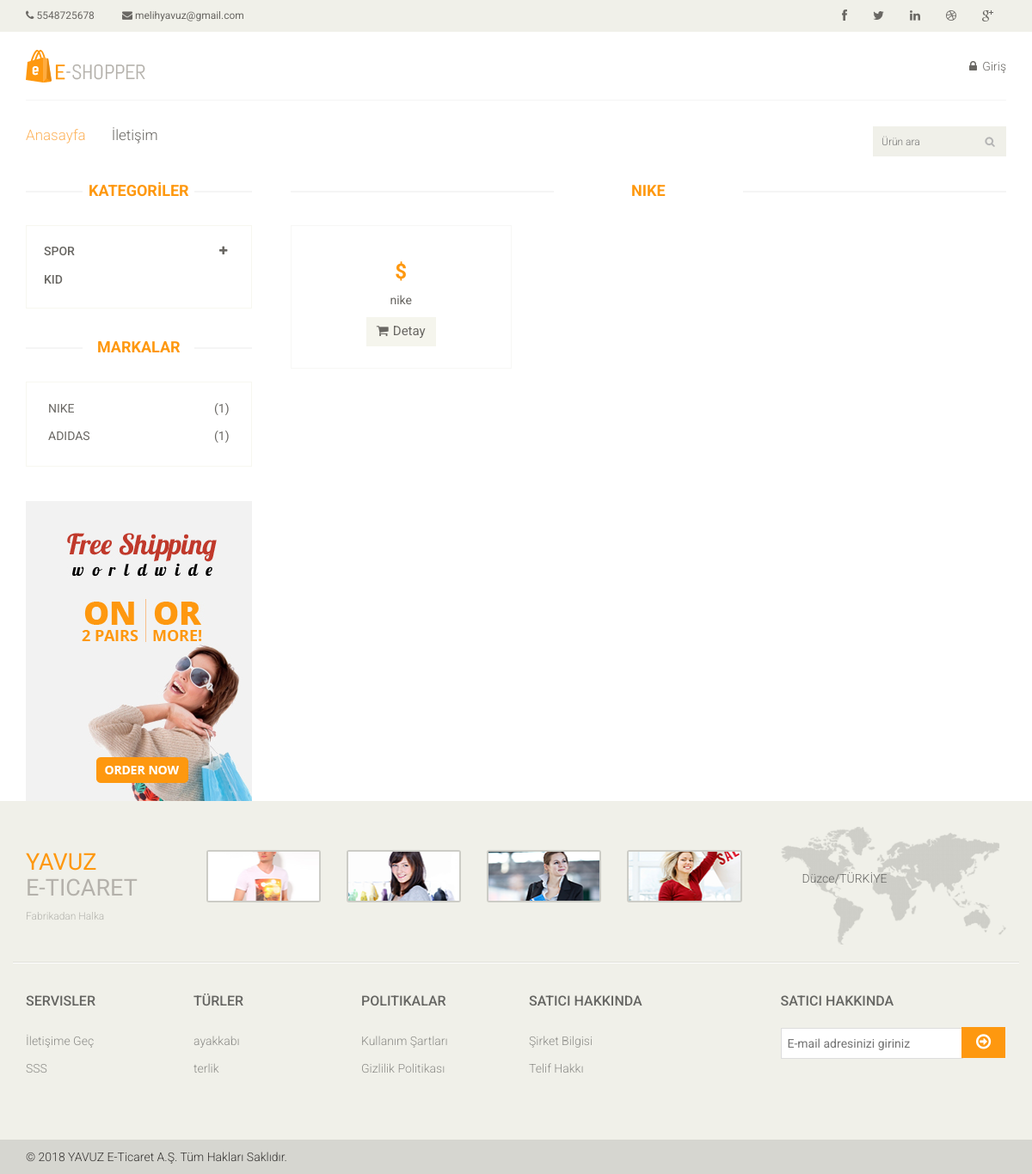
The app's page /site/filter/brands/nike with its own data.
### tables this page shows
CREATE TABLE `brands` (
  `id` int(11) NOT NULL,
  `name` varchar(10) DEFAULT NULL,
  `category_id` int(11) DEFAULT NULL
);

CREATE TABLE `product` (
  `id` int(11) NOT NULL,
  `name` varchar(20) DEFAULT NULL,
  `price` int(11) DEFAULT NULL,
  `category_id` int(11) DEFAULT NULL,
  `brand_id` int(11) DEFAULT NULL,
  `sold` int(11) DEFAULT NULL,
  `type` varchar(10) DEFAULT NULL,
  `image` text,
  `detail` varchar(101) DEFAULT NULL
);

### application/controllers/Site.php (called while the page is built, shortened)
<?php
class Site extends CI_Controller {
	function __construct(){
		$this->load->model('site_model');
	}
	function filter($part, $name){
		$data['categories'] = $this->site_model->categories();
		$data['brand_items'] = $this->site_model->brand_items();
		$data['category_brands'] = $this->site_model->category_brands();
		$data['types'] = $this->site_model->types();
		$data['products'] = $this->site_model->filter($part, $name);
		$data['content'] = strtoupper($name);
		$this->load->view('search', $data);
	}
}

### index.php (called while the page is built, shortened)
<?php
require_once BASEPATH.'core/CodeIgniter.php';

### application/models/Site_model.php (called while the page is built, shortened)
<?php
class Site_model extends ci_model
{
	function categories(){
		return $this->db->query("select count(category_id) as total_brand, categories.name as category_name from brands inner join categories on categories.id = brands.category_id group by brands.category_id")->result();
	}
	function brand_items(){
		return $this->db->query("SELECT count(brand_id) AS total, brands.name FROM product inner join brands on brands.id = product.brand_id GROUP BY product.brand_id;")->result();
	}
	function types(){
		return $this->db->query("select * from product group by type limit 10")->result();
	}
	function filter($part, $name){
		return $this->db->query("select * from $part where name='$name'")->result();
	}
}

### application/views/category.php (the view, shortened to what this page needs)
<div class="col-sm-3">
					<div class="left-sidebar">
						<h2>KATEGORİLER</h2>
						<div class="panel-group category-products" id="accordian">
							<?php foreach ($categories as $category) :?>
								<?php if($category->total_brand > 1) :?>
							<div class="panel panel-default">
								<div class="panel-heading">
									<h4 class="panel-title">
										<a data-toggle="collapse" data-parent="#accordian" href="#sportswear">
											<span class="badge pull-right"><i class="fa fa-plus"></i></span>
											<?=$category->category_name?>
										</a>
									</h4>
								</div>
							</div>
						<?php else : ?>
							<div class="panel panel-default">
								<div class="panel-heading">
									<h4 class="panel-title"><a href="<?=site_url('site/filter/categories/'.$category->category_name)?>"><?=$category->category_name?></a></h4>
								</div>
							</div>
						<?php endif;?>
							<?php endforeach;?>
						</div>
						<div class="brands_products">
							<h2>Markalar</h2>
							<div class="brands-name">
								<ul class="nav nav-pills nav-stacked">
									<?php foreach ($brand_items as $brand) :?>
									<li><a href="<?=site_url('site/filter/brands/'.$brand->name)?>"> <span class="pull-right">(<?=$brand->total?>)</span><?=$brand->name?></a></li>
								<?php endforeach;?>
								</ul>
							</div>
						</div>
						<div class="shipping text-center">
							<img src="<?=site_url('images/home/shipping.jpg')?>" alt="" />
						</div>
					</div>
				</div>

### application/views/features.php (shortened to what this page needs)
<div class="col-sm-9 padding-right">
					<div class="features_items">
						<h2 class="title text-center"><?=$content?></h2>
						<?php foreach ($products as $product) :?>
						<div class="col-sm-4">
							<div class="product-image-wrapper">
								<div class="single-products1">
										<div class="productinfo text-center">
											<h2>$<?=$product->price?></h2>
											<p><?=$product->name?></p>
											<a href="<?=site_url('site/product_detail/'.$product->id)?>" class="btn btn-default add-to-cart"><i class="fa fa-shopping-cart"></i>Detay</a>
										</div>
								</div>
							</div>
						</div>
						<?php endforeach;?>
					</div>
				</div>

### application/views/footer.php (shortened to what this page needs)
<footer id="footer">
		<div class="footer-top">
			<div class="container">
				<div class="row">
					<div class="col-sm-2">
						<div class="companyinfo">
							<h2><span>YAVUZ</span><br>E-ticaret</h2>
							<p>Fabrikadan Halka</p>
						</div>
					</div>
					<div class="col-sm-7">
						<div class="col-sm-3">
							<div class="video-gallery text-center">
								<a href="#">
									<div class="iframe-img">
										<img src="<?=site_url('images/home/iframe1.png')?>" alt="" />
									</div>
								</a>
							</div>
						</div>
						<div class="col-sm-3">
							<div class="video-gallery text-center">
								<a href="#">
									<div class="iframe-img">
										<img src="<?=site_url('images/home/iframe2.png')?>" alt="" />
									</div>
								</a>
							</div>
						</div>
						<div class="col-sm-3">
							<div class="video-gallery text-center">
								<a href="#">
									<div class="iframe-img">
										<img src="<?=site_url('images/home/iframe3.png')?>" alt="" />
									</div>
								</a>
							</div>
						</div>
						<div class="col-sm-3">
							<div class="video-gallery text-center">
								<a href="#">
									<div class="iframe-img">
										<img src="<?=site_url('images/home/iframe4.png')?>" alt="" />
									</div>
								</a>
							</div>
						</div>
					</div>
					<div class="col-sm-3">
						<div class="address">
							<img src="images/home/map.png" alt="" />
							<p>Düzce/TÜRKİYE</p>
						</div>
					</div>
				</div>
			</div>
		</div>
		<div class="footer-widget">
			<div class="container">
				<div class="row">
					<div class="col-sm-2">
						<div class="single-widget">
							<h2>Servisler</h2>
							<ul class="nav nav-pills nav-stacked">
								<li><a href="#">İletişime Geç</a></li>
								<li><a href="#">SSS</a></li>
							</ul>
						</div>
					</div>
					<div class="col-sm-2">
						<div class="single-widget">
							<h2>Türler</h2>
							<ul class="nav nav-pills nav-stacked">
								<?php foreach ($types as $type) :?>
								<li><a href="#"><?=$type->type?></a></li>
							<?php endforeach;?>
							</ul>
						</div>
					</div>
					<div class="col-sm-2">
						<div class="single-widget">
							<h2>Politikalar</h2>
							<ul class="nav nav-pills nav-stacked">
								<li><a href="#">Kullanım Şartları</a></li>
								<li><a href="#">Gizlilik Politikası</a></li>
							</ul>
						</div>
					</div>
					<div class="col-sm-2">
						<div class="single-widget">
							<h2>Satıcı Hakkında</h2>
							<ul class="nav nav-pills nav-stacked">
								<li><a href="#">Şirket Bilgisi</a></li>
								<li><a href="#">Telif Hakkı</a></li>
							</ul>
						</div>
					</div>
					<div class="col-sm-3 col-sm-offset-1">
						<div class="single-widget">
							<h2>Satıcı Hakkında</h2>
							<form action="#" class="searchform">
								<input type="text" placeholder="E-mail adresinizi giriniz" />
								<button type="submit" class="btn btn-default"><i class="fa fa-arrow-circle-o-right"></i></button>
							</form>
						</div>
					</div>
				</div>
			</div>
		</div>
		<div class="footer-bottom">
			<div class="container">
				<div class="row">
					<p class="pull-left">© 2018 YAVUZ E-Ticaret A.Ş. Tüm Hakları Saklıdır.</p>
				</div>
			</div>
		</div>
	</footer>

### records on screen
brands: name "nike"
product: type "ayakkabı"
product: type "terlik"

### other values on screen
TELNO "5548725678"
EMAIL "melihyavuz@gmail.com"
$category->category_name "SPOR"
$category->category_name "KID"
$brand->total "1"
$brand->name "NIKE"
$brand->name "ADIDAS"
$content "NIKE"
